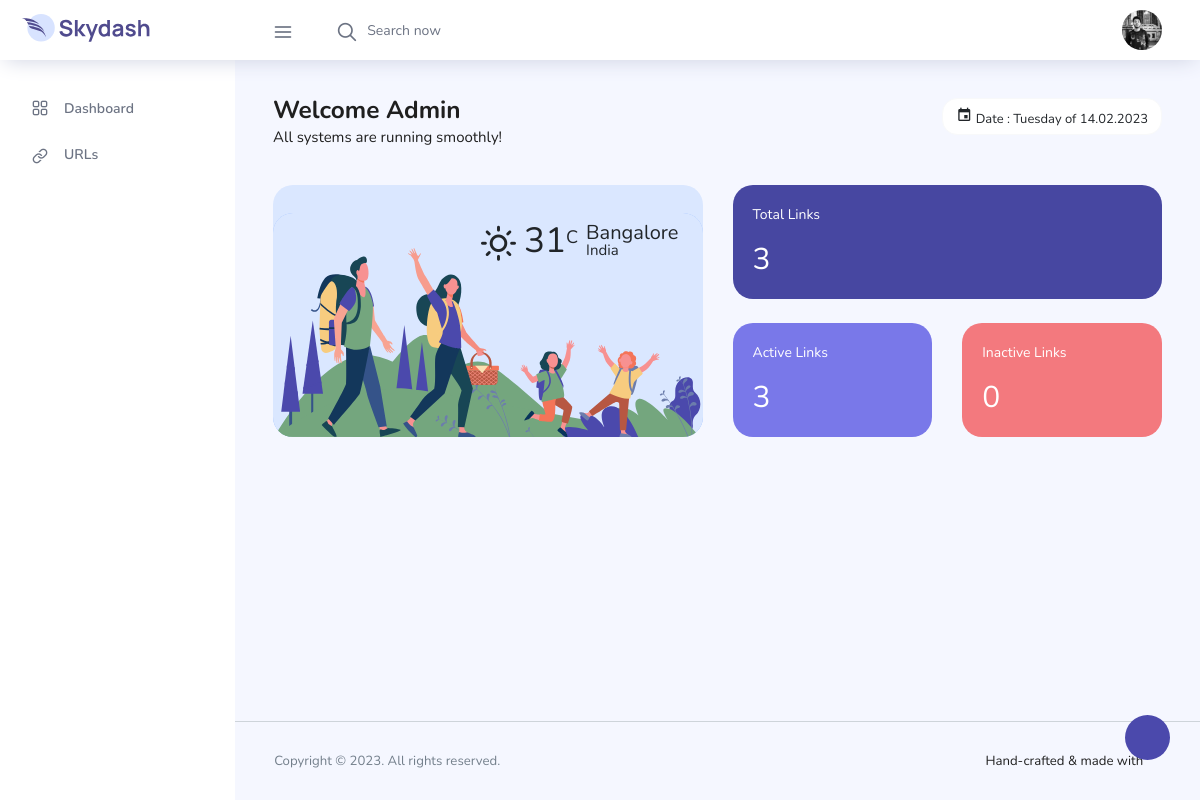
Screenshot of /users/index.php (signed in) with the database file from the repository.
### tables this page shows
CREATE TABLE `users` (
  `id` int(250) NOT NULL,
  `name` varchar(100) NOT NULL,
  `email` varchar(250) NOT NULL,
  `image` varchar(250) NOT NULL,
  `password` varchar(100) NOT NULL,
  `cpassword` varchar(100) NOT NULL,
  `date` datetime NOT NULL DEFAULT current_timestamp(),
  `role` varchar(100) NOT NULL DEFAULT 'user'
);

### users/index.php (the view)
<?php
  include'./components/header.php';
  $email = $_SESSION['email'];
  $selectQuery = mysqli_query($conn, "SELECT `name` FROM `users` WHERE email = '$email'");
  $result = mysqli_fetch_assoc($selectQuery);
?>
      <div class="main-panel">
        <div class="content-wrapper">
          <div class="row">
            <div class="col-md-12 grid-margin">
              <div class="row">
                <div class="col-12 col-xl-8 mb-4 mb-xl-0">
                  <h3 class="font-weight-bold">Welcome <?php echo $result['name'];?></h3>
                  <h6 class="font-weight-normal mb-0">All systems are running smoothly!</h6>
                </div>
                <div class="col-12 col-xl-4">
                 <div class="justify-content-end d-flex">
                  <div class="dropdown flex-md-grow-1 flex-xl-grow-0">
                    <button class="btn btn-sm btn-light bg-white" type="button">
                     <i class="mdi mdi-calendar"></i> <?php echo "Date : " . date("l") ." of ". date("d.m.Y"); ?>
                    </button>
                  </div>
                 </div>
                </div>
              </div>
            </div>
          </div>
          <div class="row">
            <div class="col-md-6 grid-margin stretch-card">
              <div class="card tale-bg">
                <div class="card-people mt-auto">
                  <img src="../admin/images/people.svg" alt="people">
                  <div class="weather-info">
                    <div class="d-flex">
                      <div>
                        <h2 class="mb-0 font-weight-normal"><i class="icon-sun mr-2"></i>31<sup>C</sup></h2>
                      </div>
                      <div class="ml-2">
                        <h4 class="location font-weight-normal">Bangalore</h4>
                        <h6 class="font-weight-normal">India</h6>
                      </div>
                    </div>
                  </div>
                </div>
              </div>
            </div>
            <div class="col-md-6 grid-margin transparent">
              <div class="row">
                <div class="col-md-12 mb-4 stretch-card transparent">
                  <div class="card card-dark-blue">
                    <div class="card-body">
                      <p class="mb-4">Total Links</p>
                      <p class="fs-30 mb-2">
                        <?php
                        $email = $_SESSION['email'];
                          $selectQuery = mysqli_query($conn, "SELECT * FROM `urls` WHERE email = '$email'");
                            if ($totallinks = mysqli_num_rows($selectQuery)) {
                              echo '<span class="number">'.$totallinks.'</span>';
                            }
                            else{
                              echo '<span class="number">0</span>';
                            }
                        ?>
                      </p>
                    </div>
                  </div>
                </div>
              </div>
              <div class="row">
                <div class="col-md-6 mb-4 mb-lg-0 stretch-card transparent">
                  <div class="card card-light-blue">
                    <div class="card-body">
                      <p class="mb-4">Active Links</p>
                      <p class="fs-30 mb-2">
                        <?php
                          $email = $_SESSION['email'];
                          $selectQuery = mysqli_query($conn, "SELECT * FROM `urls` WHERE email = '$email' && status = '1'");
                            if ($activelinks = mysqli_num_rows($selectQuery)) {
                              echo '<span class="number">'.$activelinks.'</span>';
                            }
                            else{
                              echo '<span class="number">0</span>';
                            }
                        ?>
                      </p>
                    </div>
                  </div>
                </div>
                <div class="col-md-6 stretch-card transparent">
                  <div class="card card-light-danger">
                    <div class="card-body">
                      <p class="mb-4">Inactive Links</p>
                      <p class="fs-30 mb-2">
                        <?php
                          $email = $_SESSION['email'];
                          $selectQuery = mysqli_query($conn, "SELECT * FROM `urls` WHERE email='$email' && status = '0'");
                            if ($inactivelinks = mysqli_num_rows($selectQuery)) {
                              echo '<span class="number">'.$inactivelinks.'</span>';
                            }
                            else{
                              echo '<span class="number">0</span>';
                            }
                        ?>
                      </p>
                    </div>
                  </div>
                </div>
              </div>
            </div>
          </div>
        </div>
<?php
  include'./components/footer.php';
?>

### users/components/header.php (shortened to what this page needs)
<?php
  include'../connection.php';
  $email = $_SESSION['email'];
  $selectQuery = mysqli_query($conn, "SELECT * FROM `users` WHERE email = '$email'");
  $result = mysqli_fetch_assoc($selectQuery);
?>
<!DOCTYPE html>
<html lang="en">
<head>
  <link rel="stylesheet" href="../admin/vendors/feather/feather.css">
  <link rel="stylesheet" href="../admin/vendors/ti-icons/css/themify-icons.css">
  <link rel="stylesheet" href="../admin/vendors/css/vendor.bundle.base.css">
  <link href="https://cdn.jsdelivr.net/npm/bootstrap@5.3.0-alpha1/dist/css/bootstrap.min.css" rel="stylesheet">
  <link rel="stylesheet" href="../admin/vendors/datatables.net-bs4/dataTables.bootstrap4.css">
  <link rel="stylesheet" href="../admin/vendors/ti-icons/css/themify-icons.css">
  <link rel="stylesheet" type="../admin/text/css" href="js/select.dataTables.min.css">
  <link rel="stylesheet" href="../admin/vendors/mdi/css/materialdesignicons.min.css">
  <link rel="stylesheet" href="../admin/css/vertical-layout-light/style.css">
</head>
<body>
  <div class="container-scroller">
    <nav class="navbar col-lg-12 col-12 p-0 fixed-top d-flex flex-row">
      <div class="text-center navbar-brand-wrapper d-flex align-items-center justify-content-center">
        <a class="navbar-brand brand-logo mr-5" href="index.html"><img src="../admin/images/logo.svg" class="mr-2" alt="logo"/></a>
      </div>
      <div class="navbar-menu-wrapper d-flex align-items-center justify-content-end">
        <button class="navbar-toggler navbar-toggler align-self-center" type="button" data-toggle="minimize">
          <span class="icon-menu"></span>
        </button>
        <ul class="navbar-nav mr-lg-2">
          <li class="nav-item nav-search d-none d-lg-block">
            <div class="input-group">
              <div class="input-group-prepend hover-cursor" id="navbar-search-icon">
                <span class="input-group-text" id="search">
                  <i class="icon-search"></i>
                </span>
              </div>
              <input type="text" class="form-control" id="navbar-search-input" placeholder="Search now" aria-label="search" aria-describedby="search">
            </div>
          </li>
        </ul>
        <ul class="navbar-nav navbar-nav-right">
          <li class="nav-item nav-profile dropdown">
            <a class="nav-link dropdown-toggle" href="#" data-toggle="dropdown" id="profileDropdown">
              <img src="../<?php echo $result['image']; ?>" alt="profile" />
            </a>
          </li>
        </ul>
      </div>
    </nav>
    <div class="container-fluid page-body-wrapper">
      <div class="theme-setting-wrapper">
        <div id="settings-trigger"><i class="ti-settings"></i></div>
      </div>
      <nav class="sidebar sidebar-offcanvas" id="sidebar">
        <ul class="nav">
          <li class="nav-item">
            <a class="nav-link" href="index.php">
              <i class="icon-grid menu-icon"></i>
              <span class="menu-title">Dashboard</span>
            </a>
          </li>
          <li class="nav-item">
            <a class="nav-link" href="./urls.php">
              <i class="icon-link menu-icon"></i>
              <span class="menu-title">URLs</span>
            </a>
          </li>
        </ul>
      </nav>

### rows the page displays
users: image (picture), name "Admin"

### other values shown
$totallinks "3"
$activelinks "3"
